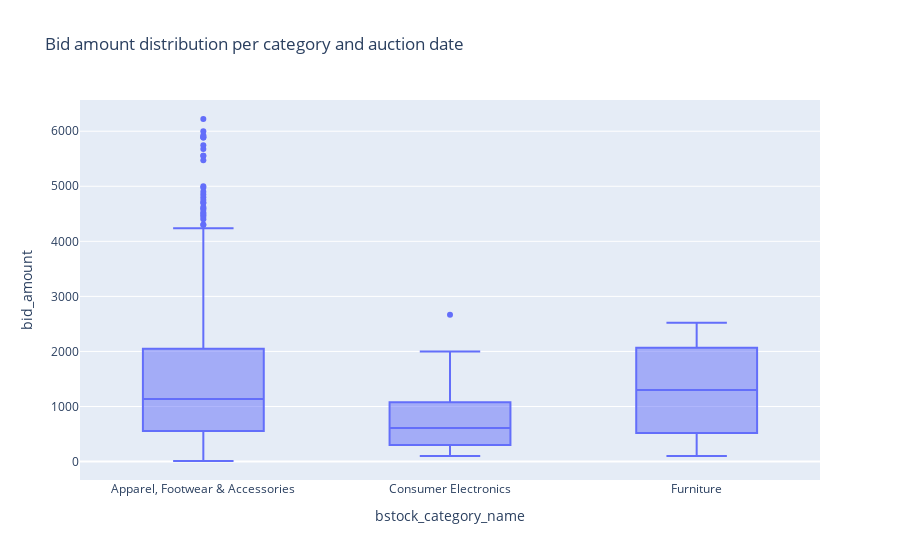

Here is the notebook cell this chart was saved with:
### Markdown cell above
- As expected, this Apparel, Footwear & Accesories category, having a greater number of bids, could reflect a great variability. This is not always the case, but I can infer that bidders are willing to pay a lot of money because they know that this category is very profitable.
- This insight could be really usefull for BStock to know what category is more attractive for bids and a when is the right time to launch an auction!

### Code cell
import plotly.express as px


fig = px.box(df, x="bstock_category_name", y="bid_amount", title='Bid amount distribution per category and auction date')
fig.update_traces(quartilemethod="exclusive") # or "inclusive", or "linear" by default
fig.update_xaxes(categoryorder='array', categoryarray=['Apparel, Footwear & Accessories', 'Consumer Electronics', 'Furniture'])
fig.show()

### Figure 1 — Plotly figure (JSON) as saved in the notebook; plotly's stock layout.template omitted (floating-point values rounded to 4 significant figures; data arrays with more than 128 entries replaced by an {"elided": "..."} marker saying what was removed)
{"data": [{"alignmentgroup": "True", "hovertemplate": "bstock_category_name=%{x}<br>bid_amount=%{y}<extra></extra>", "legendgroup": "", "marker": {"color": "#636efa"}, "name": "", "notched": false, "offsetgroup": "", "orientation": "v", "quartilemethod": "exclusive", "showlegend": false, "type": "box", "x": {"elided": "827 str values"}, "x0": " ", "xaxis": "x", "y": {"elided": "827 int values"}, "y0": " ", "yaxis": "y"}], "layout": {"boxmode": "group", "legend": {"tracegroupgap": 0}, "title": {"text": "Bid amount distribution per category and auction date"}, "xaxis": {"anchor": "y", "categoryarray": ["Apparel, Footwear & Accessories", "Consumer Electronics", "Furniture"], "categoryorder": "array", "domain": [0, 1], "title": {"text": "bstock_category_name"}}, "yaxis": {"anchor": "x", "domain": [0, 1], "title": {"text": "bid_amount"}}}}
